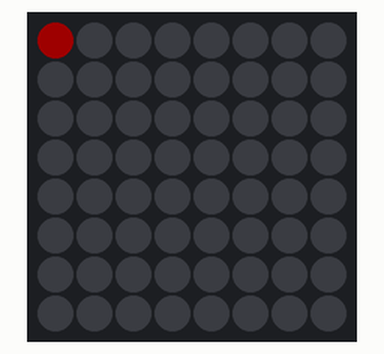
Recording of a program running on a simulated Arduino Uno, built with avr-gcc and run on an emulated ATmega328P. Parts: 8×8 RGB LED matrix (first LED top left, wired row by row). Dim RGB values are drawn brighter than linear.

Above: at 0.01 s.
At 0.42 s:
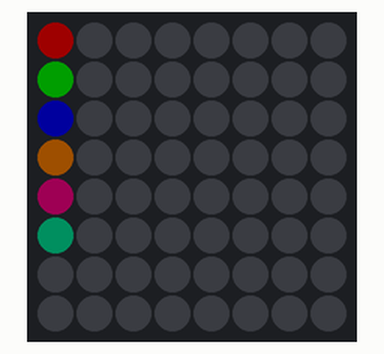
At 10.25 s:
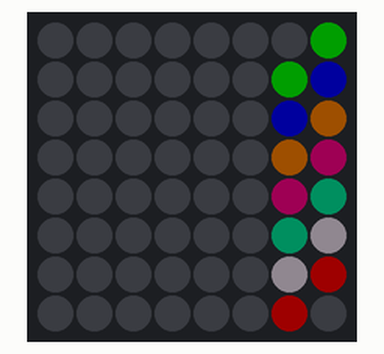
At 20.15 s:
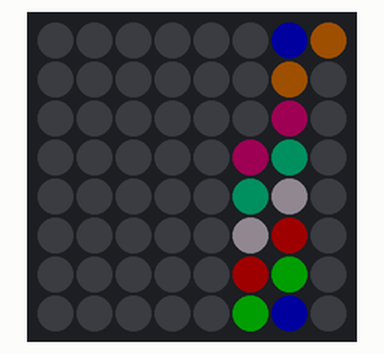
At 30.06 s:
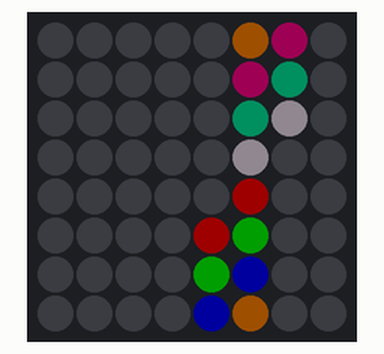
At 39.94 s:
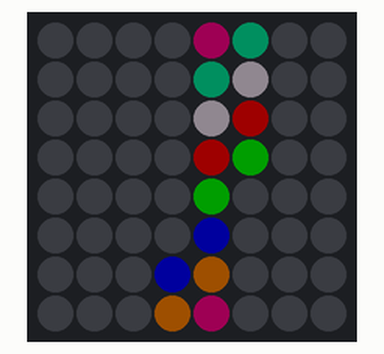

The program:

main.cpp
```cpp
// Based on Adafruit_NeoMatrix example code for single NeoPixel Shield.
//
// Highly modified for an 8x8 matrix to run a snake of different coloured
// pixels from top left to bottom right of the matrix. For Arduino Uno.

#include <Arduino.h>
#include <Adafruit_GFX.h>
#include <Adafruit_NeoMatrix.h>
#include <Adafruit_NeoPixel.h>

#define PIN 6

#define WIDTH 8
#define HEIGHT 8

#define PAUSE 75

// MATRIX DECLARATION:
// Parameter 1 = width of NeoPixel matrix
// Parameter 2 = height of matrix
// Parameter 3 = pin number (most are valid)
// Parameter 4 = matrix layout flags, add together as needed:
//   NEO_MATRIX_TOP, NEO_MATRIX_BOTTOM, NEO_MATRIX_LEFT, NEO_MATRIX_RIGHT:
//     Position of the FIRST LED in the matrix; pick two, e.g.
//     NEO_MATRIX_TOP + NEO_MATRIX_LEFT for the top-left corner.
//   NEO_MATRIX_ROWS, NEO_MATRIX_COLUMNS: LEDs are arranged in horizontal
//     rows or in vertical columns, respectively; pick one or the other.
//   NEO_MATRIX_PROGRESSIVE, NEO_MATRIX_ZIGZAG: all rows/columns proceed
//     in the same order, or alternate lines reverse direction; pick one.
//   See example below for these values in action.
// Parameter 5 = pixel type flags, add together as needed:
//   NEO_KHZ800  800 KHz bitstream (most NeoPixel products w/WS2812 LEDs)
//   NEO_KHZ400  400 KHz (classic 'v1' (not v2) FLORA pixels, WS2811 drivers)
//   NEO_GRB     Pixels are wired for GRB bitstream (most NeoPixel products)
//   NEO_GRBW    Pixels are wired for GRBW bitstream (RGB+W NeoPixel products)
//   NEO_RGB     Pixels are wired for RGB bitstream (v1 FLORA pixels, not v2)


// Example for NeoPixel Shield.  In this application we'd like to use it
// as a 5x8 tall matrix, with the USB port positioned at the top of the
// Arduino.  When held that way, the first pixel is at the top right, and
// lines are arranged in columns, progressive order.  The shield uses
// 800 KHz (v2) pixels that expect GRB color data.
Adafruit_NeoMatrix matrix = Adafruit_NeoMatrix(
  WIDTH,
  HEIGHT,
  PIN,
  NEO_MATRIX_BOTTOM + NEO_MATRIX_RIGHT + NEO_MATRIX_COLUMNS + NEO_MATRIX_PROGRESSIVE,
  NEO_GRB + NEO_KHZ800
);

int pixels;

const uint16_t colors[] = {
  matrix.Color(255, 0, 0),    // red
  matrix.Color(0, 255, 0),    // green
  matrix.Color(0, 0, 255),    // blue
  matrix.Color(255, 192, 0),  // yellow
  matrix.Color(255, 0, 192),  // magenta
  matrix.Color(0, 192, 160),  // cyan
  matrix.Color(192, 192, 192) // white
};

#define COLOURS ((sizeof colors / sizeof colors[0]))

#define OFFSET (2 * COLOURS)


void setup() {
  // put your setup code here, to run once:
  matrix.begin();
  matrix.setTextWrap(false);
  matrix.setBrightness(30);
  matrix.setTextColor(colors[0]);
  matrix.fillScreen(matrix.Color(0, 0, 0));

  pixels = matrix.width() * matrix.height();
}

void loop() {
  // put your main code here, to run repeatedly:
  static int ci = 0;
  for (int i = 0; i < pixels; i++) {
    int x1 = i / matrix.width();
    int y1 = i % matrix.height();
    int j;
    if (i >= OFFSET) {
      j = i - OFFSET;
    }
    else {
      j = pixels - OFFSET + i;
    }
    int x0 = j / matrix.width();
    int y0 = j % matrix.height();

    matrix.drawPixel(x1, y1, colors[ci]);
    matrix.drawPixel(x0, y0, matrix.Color(0, 0, 0));
    matrix.show();

    ci = (ci + 1) % COLOURS;

    delay(PAUSE);
  }
}
```
